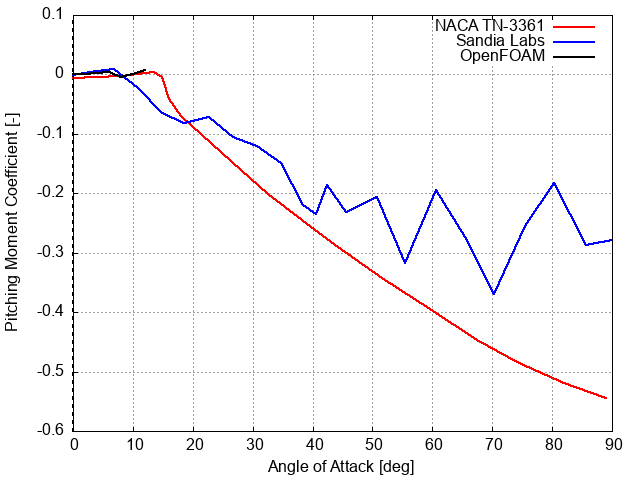

gnuplot code for this plot:
set terminal png
set output "Cm_90.png"
set xlabel "Angle of Attack [deg]"
set ylabel "Pitching Moment Coefficient [-]"
set xrange [0: 90]
set yrange [-0.6: 0.1]
set xtics 10
set ytics nomirror
set key right top
set grid
set yzeroaxis lw 2
set style line 1 lc rgb '#ff0000' lw 2 pt 1 ps 0
set style line 2 lc rgb '#0000ff' lw 2 pt 1 ps 0
set style line 3 lc rgb '#00ff00' lw 2 pt 1 ps 0
set style line 4 lc rgb '#000000' lw 2 pt 1 ps 0
set datafile separator ","
plot \
  "NACA TN-3361/Cm.csv" using 1:2 with linespoints ls 1 title "NACA TN-3361", \
  "Sandia Labs/Cm_90.csv" using 1:2 with linespoints ls 2 title "Sandia Labs", \
  "OpenFOAM/Cm.csv" using 1:2 with linespoints ls 4 title "OpenFOAM",
